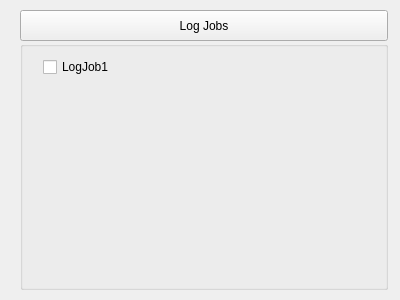
<?xml version="1.0" encoding="UTF-8"?>
<ui version="4.0">
 <class>C_SdNdeDalLogJobsWidget</class>
 <widget class="QWidget" name="C_SdNdeDalLogJobsWidget">
  <property name="geometry">
   <rect>
    <x>0</x>
    <y>0</y>
    <width>400</width>
    <height>300</height>
   </rect>
  </property>
  <property name="windowTitle">
   <string>C_SdNdeDalLogJobsWidget</string>
  </property>
  <layout class="QGridLayout" name="gridLayout">
   <property name="leftMargin">
    <number>20</number>
   </property>
   <property name="topMargin">
    <number>10</number>
   </property>
   <property name="rightMargin">
    <number>12</number>
   </property>
   <property name="bottomMargin">
    <number>10</number>
   </property>
   <property name="verticalSpacing">
    <number>0</number>
   </property>
   <item row="1" column="0">
    <widget class="stw::opensyde_gui_elements::C_OgeGbxGrayed" name="groupBox">
     <property name="title">
      <string/>
     </property>
     <layout class="QVBoxLayout" name="verticalLayout_3">
      <property name="spacing">
       <number>0</number>
      </property>
      <property name="leftMargin">
       <number>20</number>
      </property>
      <property name="topMargin">
       <number>10</number>
      </property>
      <property name="rightMargin">
       <number>0</number>
      </property>
      <property name="bottomMargin">
       <number>0</number>
      </property>
      <item>
       <widget class="stw::opensyde_gui_elements::C_OgeChxPropertiesSmall" name="pc_ChkBoxLogJob">
        <property name="text">
         <string>LogJob1</string>
        </property>
       </widget>
      </item>
      <item>
       <spacer name="verticalSpacer">
        <property name="orientation">
         <enum>Qt::Vertical</enum>
        </property>
        <property name="sizeHint" stdset="0">
         <size>
          <width>20</width>
          <height>40</height>
         </size>
        </property>
       </spacer>
      </item>
     </layout>
    </widget>
   </item>
   <item row="0" column="0">
    <widget class="stw::opensyde_gui_elements::C_OgePubHalcOverview" name="pc_BtnLogJobs">
     <property name="minimumSize">
      <size>
       <width>300</width>
       <height>31</height>
      </size>
     </property>
     <property name="maximumSize">
      <size>
       <width>16777215</width>
       <height>31</height>
      </size>
     </property>
     <property name="text">
      <string>Log Jobs</string>
     </property>
    </widget>
   </item>
  </layout>
 </widget>
 <customwidgets>
  <customwidget>
   <class>stw::opensyde_gui_elements::C_OgePubHalcOverview</class>
   <extends>QPushButton</extends>
   <header>C_OgePubHalcOverview.hpp</header>
  </customwidget>
  <customwidget>
   <class>stw::opensyde_gui_elements::C_OgeChxPropertiesSmall</class>
   <extends>QCheckBox</extends>
   <header>C_OgeChxPropertiesSmall.hpp</header>
  </customwidget>
  <customwidget>
   <class>stw::opensyde_gui_elements::C_OgeGbxGrayed</class>
   <extends>QGroupBox</extends>
   <header>C_OgeGbxGrayed.hpp</header>
   <container>1</container>
  </customwidget>
 </customwidgets>
 <resources/>
 <connections/>
</ui>
